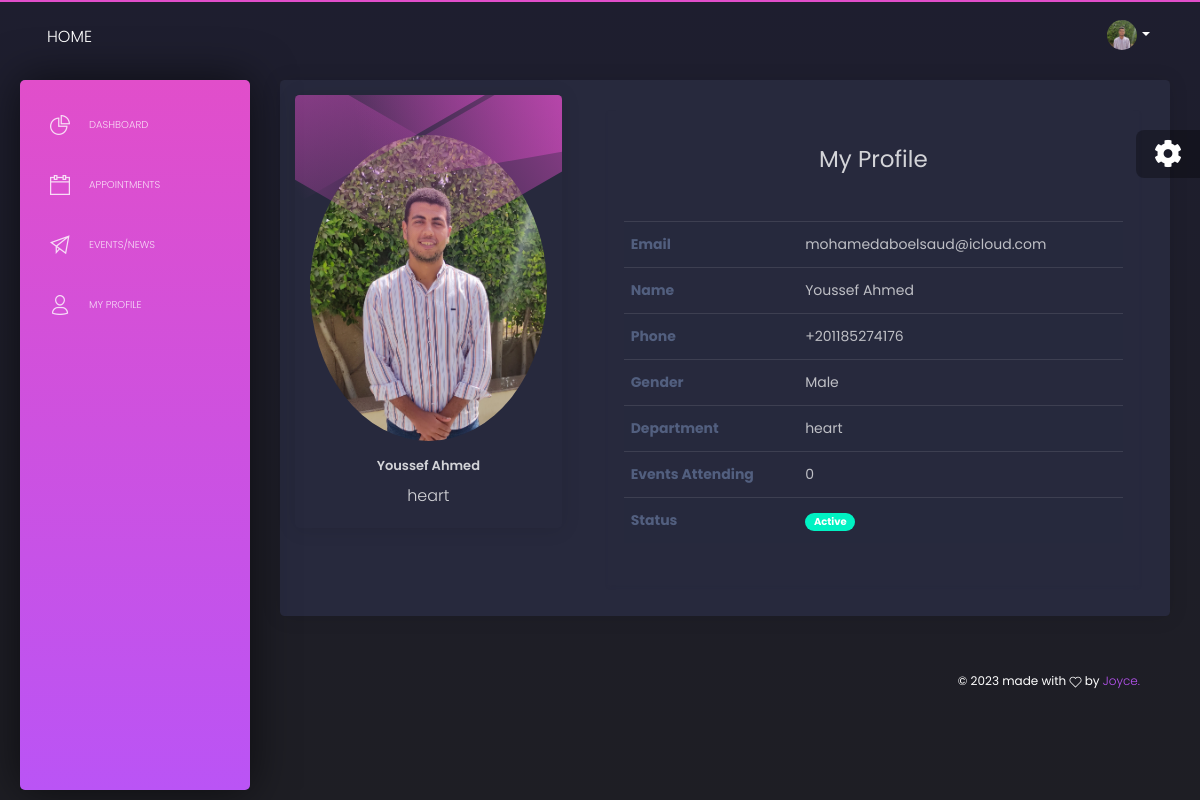
Screenshot of /profile/ (signed in) with the database file from the repository.
### users/models.py (models this page shows, shortened)
class UserAccount(AbstractUser):
    email = models.EmailField(unique=True)
    first_name = models.CharField(max_length=50)
    last_name = models.CharField(max_length=50)
    photo = models.ImageField(upload_to='users/profile-photos/', null=True)
    phone_number = models.CharField(max_length=50, null=True, blank=True)
    role = models.CharField(max_length=30,choices=ROLE_CHOICES,default='admin')
    gender = models.CharField(max_length=20, choices=GENDER_CHOICES, default='male')
    date_of_birth = models.DateField(null=True, blank=True)
    staff_id = models.CharField(max_length=50, null=True, blank=True)
    id_no = models.PositiveIntegerField(null=True, blank=True)
    specializations = models.ManyToManyField(Specialization, related_name='doctors', blank=True)
    is_available = models.BooleanField(default=True)
    department = models.ForeignKey(Department, on_delete=models.CASCADE, null=True, blank=True, related_name='users')
    bio = models.TextField(default='Aut maiores voluptates amet et quis praesentium qui senda para')
    USERNAME_FIELD = 'email'
    REQUIRED_FIELDS = ['first_name', 'last_name',]
    objects = UserAccountManager()

class CommonInfo(models.Model):
    created_at = models.DateTimeField(auto_now_add=True)
    last_update = models.DateTimeField(auto_now=True)
    class Meta:
        abstract = True

class Department(CommonInfo):
    name = models.CharField(max_length=254)
    description = models.TextField()
    cover_photo = models.ImageField(upload_to="departments/cover_photos/")
    created_at = models.DateTimeField(auto_now_add=True)
    last_update = models.DateTimeField(auto_now=True)
    class Meta:
        ordering = ('name',)

### home/views.py (the view)
# urls.py: path('profile/',UserProfilePage.as_view(), name='my_profile'),
class UserProfilePage(LoginRequiredMixin, TemplateView):
    template_name = 'main/profile.html'
    model = User
    def get_context_data(self, **kwargs):
        user = self.request.user
        context = super().get_context_data(**kwargs)
        context['user'] = user
        context["all_appointments"] = Appointment.objects.filter(
            patient=user)
        context["pending_appointments"] = Appointment.objects.filter(
            patient=user, status='pending')
        context["confirmed_appointments"] = Appointment.objects.filter(
            patient=user, status='confirmed')
        context["declined_appointments"] = Appointment.objects.filter(
            patient=user, status='declined')
        context["events_attending"] = user.events_attending.all().order_by('-pk')
        return context

### templates/main/profile.html (shortened to what this page needs)
{% extends 'dashboard/base.html' %}
{% load static %}
{% block content %}
<div class="row">
    <div class="col-md-12">
        <div class="card">
            <div class="card-body">
                <div class="row">
                    <div class="col-md-4">
                        <div class="card card-user">
                            <div class="card-body">
                                <p class="card-text">
                                <div class="author">
                                    <div class="block block-two"></div>
                                    <div class="block block-three"></div>
                                    <div class="block block-four"></div>
                                    <a href="javascript:void(0)">
                                        <div class="mb-3">
                                            {% if not user.photo %}
                                            <img src="{% static 'dashboard/img/user_icon.png' %}" alt="{{ user.get_full_name }}">
                                            {% else %}
                                            <img src="{{ user.photo.url }}" alt="{{ user.get_full_name }}"
                                                class="rounded-circle">
                                            {% endif %}
                                        </div>
                                        <h5 class="title">{{ user.get_full_name }}</h5>
                                    </a>
                                    <p class="description">
                                        {{ user.department.name }}
                                    </p>
                                </div>
                                </p>
                            </div>
                        </div>
                    </div>
                    <div class="col-md-8">
                        <div class="m-3 p-3 shadow-sm">
                            <h3 class="text-center py-3">My Profile</h3>
                            <div class="table-responsive">
                                <table class="table table-striped">
                                    <tbody>
                                        <tr>
                                            <th>Email</th>
                                            <td>{{ user.email }}</td>
                                        </tr>
                                        <tr>
                                            <th>Name</th>
                                            <td>{{ user.get_full_name }}</td>
                                        </tr>
                                        <tr>
                                            <th>Phone</th>
                                            <td>{{ user.phone_number }}</td>
                                        </tr>
                                        <tr>
                                            <th>Gender</th>
                                            <td>{{ user.gender }}</td>
                                        </tr>
                                        {% if user.department %}
                                        <tr>
                                            <th>Department</th>
                                            <td>{{ user.department.name }}</td>
                                        </tr>
                                        {% endif %}
                                        <tr>
                                            <th>Events Attending</th>
                                            <td>{{ events_attending.count }}</td>
                                        </tr>
                                        <tr>
                                            <th>Status</th>
                                            <td>
                                                {% if user.is_active %}
                                                <span class="badge badge-pill badge-success">Active</span>
                                                {% else %}
                                                <span class="badge badge-pill badge-danger">Suspended</span>
                                                {% endif %}
                                            </td>
                                        </tr>
                                    </tbody>
                                </table>
                            </div>
                        </div>
                    </div>
                </div>
            </div>
        </div>
    </div>
</div>
{% endblock %}

### templates/dashboard/header.html (shortened to what this page needs)
 {% load static %}
 <nav class="navbar navbar-expand-lg navbar-absolute navbar-transparent">
        <div class="container-fluid">
          <div class="navbar-wrapper">
            <a class="navbar-brand" href="{% url 'home:homepage' %}">Home
            </a>
          </div>
          <div class="collapse navbar-collapse" id="navigation">
            <ul class="navbar-nav ml-auto">
              <li class="dropdown nav-item">
                <a href="#" class="dropdown-toggle nav-link" data-toggle="dropdown">
                  <div class="photo">
                    {% if request.user.is_anonymous or not request.user.photo %}
                    <img src="{% static 'dashboard/img/user_icon.png' %}" alt="Profile Photo">
                    {% else %}
                    <img src="{{ request.user.photo.url }}" alt="{{request.user.first_name}}">
                    {% endif %}
                  </div>
                  <b class="caret d-none d-lg-block d-xl-block"></b>
                </a>
              </li>
            </ul>
          </div>
        </div>
      </nav>

### rows the page displays
UserAccount: user.photo (picture), photo (picture), get_full_name "Youssef Ahmed", department.name "heart", email "mohamedaboelsaud@icloud.com", phone_number "+201185274176", gender "Male"

### other values shown
{{ events_attending.count }} "0"
